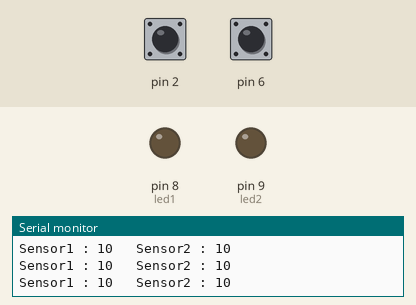
The sketch below on a simulated Arduino Uno, built with avr-gcc and run on an emulated ATmega328P. Parts: output pins drawn as LEDs (lit = HIGH), the last lines printed to the serial monitor. The inputs (shaded band) are chosen by the test bench; at power-on: pin 2 HIGH, pin 6 HIGH.

Above: at 1.2 s.
1.3 s: pin 2 pulled LOW for 0.15 s
At 1.39 s:
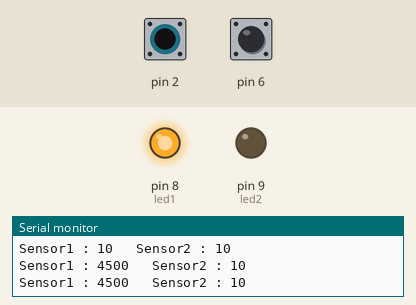
2.9 s: pin 6 pulled LOW for 0.15 s
At 4.2 s:
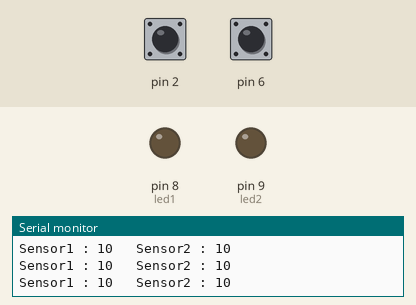
4.5 s: pin 2 pulled LOW for 1 s
At 5.3 s:
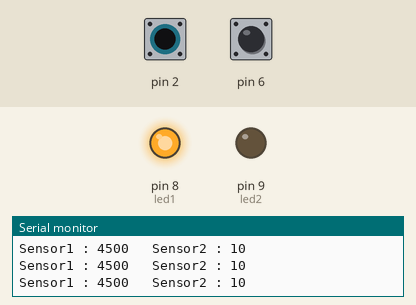
8.5 s: pin 6 pulled LOW for 3.2 s
At 8.9 s:
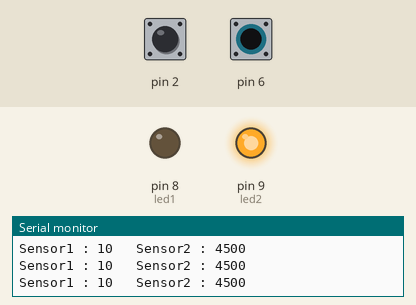
14.7 s: pin 2 pulled LOW for 3.2 s
At 15.5 s:
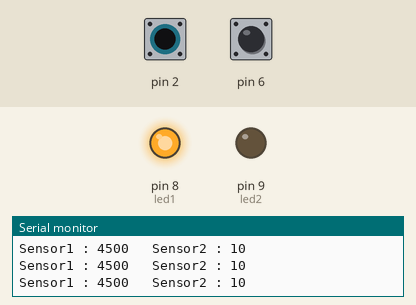
19.4 s: pin 2 driven LOW and pin 6 driven LOW
At 20.0 s:
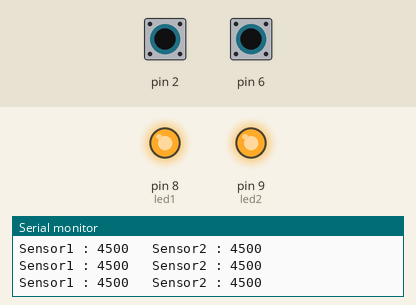
Timing chart, 0 to 21.9 s (numbered marks = the images above; inputs shaded):
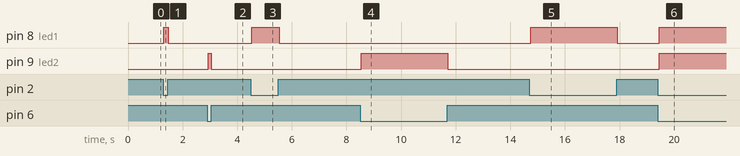

Measured:
- after the input at 1.3 s, pin 8 (led1): LOW → HIGH at once, → LOW 0.17 s later
- after the input at 2.9 s, pin 9 (led2): LOW → HIGH at once, → LOW 0.11 s later
- after the input at 4.5 s, pin 8 (led1): LOW → HIGH at once, → LOW 1.0 s later
- after the input at 8.5 s, pin 9 (led2): LOW → HIGH at once, → LOW 3.2 s later
- after the input at 14.7 s, pin 8 (led1): LOW → HIGH after 0.05 s, → LOW 3.2 s later
- after the input at 19.4 s, pin 8 (led1), pin 9 (led2): LOW → HIGH after 0.05 s

The sketch:

capacitive_Touch_Sensor.ino
```cpp
#include <CapacitiveSensor.h>

CapacitiveSensor sensor1 = CapacitiveSensor(4, 2);
CapacitiveSensor sensor2 = CapacitiveSensor(4, 6);

const int led1 = 8;
const int led2 = 9;

long threshold = 1000;

void setup()
{
    pinMode(led1, OUTPUT);
    pinMode(led2, OUTPUT);

    sensor1.set_CS_AutocaL_Millis(0xFFFFFFFF);
    sensor2.set_CS_AutocaL_Millis(0xFFFFFFFF);

    Serial.begin(9600);
}

void loop()
{
    long value1 = sensor1.capacitiveSensor(30);
    long value2 = sensor2.capacitiveSensor(30);

    Serial.print("Sensor1 : ");
    Serial.print(value1);

    Serial.print("   Sensor2 : ");
    Serial.println(value2);

    if (value1 > threshold)
        digitalWrite(led1, HIGH);
    else
        digitalWrite(led1, LOW);

    if (value2 > threshold)
        digitalWrite(led2, HIGH);
    else
        digitalWrite(led2, LOW);

    delay(50);
}
```
